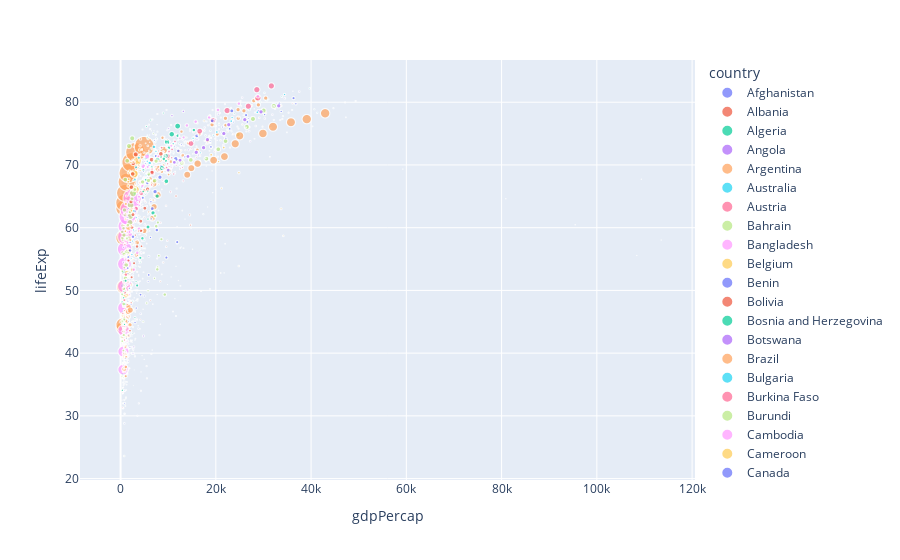

This figure's notebook cell:
### Code cell
# Incorporating Population
px.scatter(data_frame=gapminder, x = 'gdpPercap', y = 'lifeExp', color = 'country', size = 'pop')
